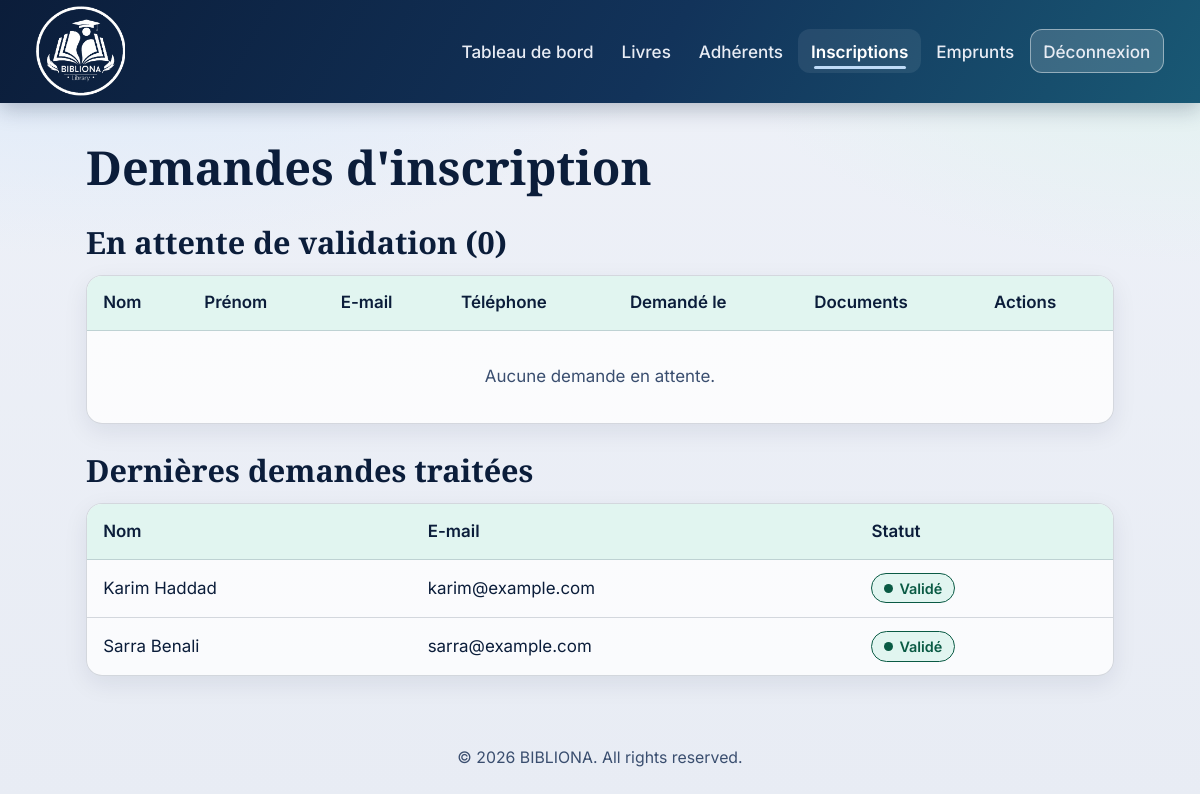
Page /inscriptions.php (signed in) on the committed database.
### tables this page shows
CREATE TABLE IF NOT EXISTS users (
  id INT AUTO_INCREMENT PRIMARY KEY,
  email VARCHAR(150) NOT NULL UNIQUE,
  password VARCHAR(255) NOT NULL,
  role ENUM('admin','user') NOT NULL DEFAULT 'user',
  statut ENUM('en_attente','actif','refuse') NOT NULL DEFAULT 'actif',
  adherent_id INT DEFAULT NULL,
  FOREIGN KEY (adherent_id) REFERENCES adherents(id) ON DELETE CASCADE
);

CREATE TABLE IF NOT EXISTS adherents (
  id INT AUTO_INCREMENT PRIMARY KEY,
  nom VARCHAR(100) NOT NULL,
  prenom VARCHAR(100) NOT NULL,
  email VARCHAR(150) DEFAULT NULL,
  telephone VARCHAR(30) DEFAULT NULL,
  date_inscription DATE NOT NULL
);

### config.php (called while the page is built, shortened)
<?php
function e($s) { return htmlspecialchars((string)$s, ENT_QUOTES, 'UTF-8'); }

### inscriptions.php (the view, shortened to what this page needs)
<?php
require 'includes/header.php';
$attente = $pdo->query(
    "SELECT u.id, u.email, a.nom, a.prenom, a.telephone, a.date_inscription
     FROM users u JOIN adherents a ON a.id = u.adherent_id
     WHERE u.statut = 'en_attente' AND u.role = 'user' ORDER BY u.id"
)->fetchAll();
$traitees = $pdo->query(
    "SELECT u.email, u.statut, a.nom, a.prenom, a.date_inscription
     FROM users u JOIN adherents a ON a.id = u.adherent_id
     WHERE u.statut IN ('actif','refuse') AND u.role = 'user' ORDER BY u.id DESC LIMIT 10"
)->fetchAll();
?>
<h1>Demandes d'inscription</h1>
<h2>En attente de validation (<?= count($attente) ?>)</h2>
<table>
  <thead><tr><th>Nom</th><th>Prénom</th><th>E-mail</th><th>Téléphone</th><th>Demandé le</th><th>Documents</th><th>Actions</th></tr></thead>
  <tbody>
  <?php if (!$attente): ?><tr><td colspan="7" class="empty">Aucune demande en attente.</td></tr><?php endif; ?>
  </tbody>
</table>
<h2>Dernières demandes traitées</h2>
<table>
  <thead><tr><th>Nom</th><th>E-mail</th><th>Statut</th></tr></thead>
  <tbody>
  <?php foreach ($traitees as $d): ?>
    <tr>
      <td><?= e($d['prenom'] . ' ' . $d['nom']) ?></td>
      <td><?= e($d['email']) ?></td>
      <td><span class="badge <?= $d['statut'] === 'actif' ? 'ok' : 'late' ?>"><?= $d['statut'] === 'actif' ? 'Validé' : 'Refusé' ?></span></td>
    </tr>
  <?php endforeach; ?>
  </tbody>
</table>
<?php require 'includes/footer.php'; ?>

### css/style.css (style rules this page uses)
:root { --navy: #0B1D3A; --teal: #1F7A8C; --slate: #4A6FA5; --ice: #BFDBF7; --mint: #E1F5F0; --lavender: #E8ECF4; --bg: #E8ECF4; --bg-grad: radial-gradient(1100px 560px at 8% -10%, #d6e8fb 0%, transparent 60%), radial-gradient(900px 480px at 100% 0%, #dff3ee 0%, transparent 55%), linear-gradient(180deg, #eef1f8 0%, #E8ECF4 100%); --surface: rgba(255, 255, 255, .78); --surface-solid: #ffffff; --surface-alt: #E1F5F0; --text: #0B1D3A; --text-muted: #3A4E6F; --primary: #1F7A8C; --primary-dark: #17606F; --on-primary: #ffffff; --link: #17606F; --blue: #4A6FA5; --danger: #B3261E; --border: rgba(11, 29, 58, .16); --border-strong: rgba(11, 29, 58, .45); --focus: #0B1D3A; --ok-bg: #E1F5F0; --ok-fg: #0A5A44; --run-bg: #DCE8F8; --run-fg: #1B3F73; --late-bg: #FBE3E1; --late-fg: #8A1F18; --th-bg: #E1F5F0; --shadow: 0 8px 24px rgba(11, 29, 58, .08); --shadow-lg: 0 18px 40px rgba(11, 29, 58, .18); --font-head: "Playfair Display", "Lora", Georgia, serif; --font-body: "Inter", "Nunito", system-ui, -apple-system, "Segoe UI", sans-serif; --r-md: 12px; --r-lg: 16px; --target: 44px; }
* { box-sizing: border-box; }
html { font-size: clamp(1rem, .94rem + .3vw, 1.125rem); -webkit-text-size-adjust: 100%; }
body { margin: 0; font-family: var(--font-body); line-height: 1.6; color: var(--text); background: var(--bg); background-image: var(--bg-grad); background-attachment: fixed; overflow-x: hidden; }
h1, h2, h3 { font-family: var(--font-head); line-height: 1.2; color: var(--text); }
h1 { font-size: clamp(1.8rem, 1.3rem + 2.2vw, 2.6rem); margin: 0 0 1rem; }
h2 { font-size: clamp(1.3rem, 1.1rem + 1vw, 1.7rem); margin: 1.6rem 0 .8rem; }
table { width: 100%; border-collapse: separate; border-spacing: 0; overflow: hidden; background: var(--surface); border: 1px solid var(--border); border-radius: var(--r-lg); box-shadow: var(--shadow); }
th, td { padding: .75rem .9rem; text-align: left; border-bottom: 1px solid var(--border); font-size: .94rem; }
th { background: var(--th-bg); font-weight: 600; white-space: nowrap; }
tr:last-child td { border-bottom: 0; }
.empty { text-align: center; color: var(--text-muted); padding: 1.8rem; }
.badge { display: inline-flex; align-items: center; gap: .35rem; padding: .15rem .65rem; border-radius: 999px; font-size: .8rem; font-weight: 600; border: 1px solid transparent; }
.badge::before { content: ""; width: .5rem; height: .5rem; flex: none; }
.badge.ok { background: var(--ok-bg); color: var(--ok-fg); border-color: var(--ok-fg); }
.badge.ok::before { border-radius: 50%; background: currentColor; }

### rows in the picture
users: adherent.nom "Karim Haddad", email "karim@example.com", statut "Validé"
users: adherent.nom "Sarra Benali", email "sarra@example.com", statut "Validé"

### other values in the picture
$label "Tableau de bord"
$label "Livres"
$label "Adhérents"
$label "Inscriptions"
$label "Emprunts"
count($attente) "0"
